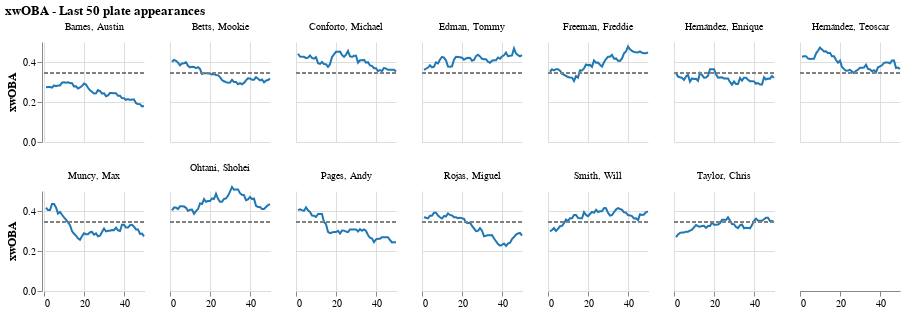

The notebook cell this image was saved under:
### Code cell
# Add a new column with the league average to every row
xwoba_df["lg_avg"] = lg_avg_xwoba

# Base chart using the same data source for both layers
base = alt.Chart(xwoba_df)

# Player xwOBA trend line
player_line = (
    base.mark_line(color="#1f77b4")
    .encode(
        x=alt.X("rn_fwd", title="", scale=alt.Scale(zero=False)),
        y=alt.Y("xwoba", scale=alt.Scale(domain=[0, 0.5]), title="xwOBA"),
    )
    .properties(width=100, height=100)
)

# League average rule—using the new 'lg_avg' field.
avg_line = base.mark_rule(color="gray", strokeDash=[4, 2]).encode(y=alt.Y("lg_avg:Q"))

# Layer both charts and force a shared y-scale
layered = alt.layer(player_line, avg_line).resolve_scale(y="shared")

# Facet by player_name
chart = (
    layered.facet(facet=alt.Facet("player_name:N", title=None), columns=7)
    .properties(title="xwOBA - Last 50 plate appearances")
    .configure_view(stroke=None)
    .configure_axis(labelFontSize=10, titleFontSize=12)
)

chart

### Figure 1 — Vega-Lite specification as saved in the notebook (floating-point values rounded to 4 significant figures; data arrays with more than 128 entries replaced by an {"elided": "..."} marker saying what was removed)
{"config": {"view": {"continuousWidth": 300, "continuousHeight": 300, "stroke": null}, "axis": {"labelFontSize": 10, "titleFontSize": 12}}, "data": {"name": "data-457524bb2c166d26c50e5f81e62e167e"}, "facet": {"field": "player_name", "title": null, "type": "nominal"}, "spec": {"layer": [{"mark": {"type": "line", "color": "#1f77b4"}, "encoding": {"x": {"field": "rn_fwd", "scale": {"zero": false}, "title": "", "type": "quantitative"}, "y": {"field": "xwoba", "scale": {"domain": [0, 0.5]}, "title": "xwOBA", "type": "quantitative"}}}, {"mark": {"type": "rule", "color": "gray", "strokeDash": [4, 2]}, "encoding": {"y": {"field": "lg_avg", "type": "quantitative"}}}], "height": 100, "resolve": {"scale": {"y": "shared"}}, "width": 100}, "columns": 7, "title": "xwOBA - Last 50 plate appearances", "$schema": "https://vega.github.io/schema/vega-lite/v5.20.1.json", "datasets": {"data-457524bb2c166d26c50e5f81e62e167e": {"elided": "650 records"}}}
